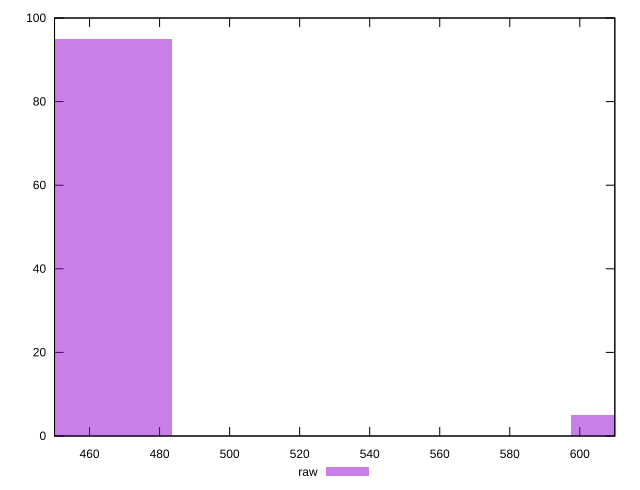

The script that saved this image:
reset

$raw <<EOF
455.1978577324117 95
625.8970543820661 5
EOF

set key outside below
set boxwidth 56.89973221655146
set xrange [450:610]
set yrange [0:100]
set trange [0:100]
set style fill transparent solid 0.5 noborder
set terminal svg size 640, 490 enhanced background rgb 'white'
set output "report_00026_2021-02-22T21:38:55.199Z/uses-webp-images/samples/pages+cached+noadtech/raw/histogram.svg"

plot $raw title "raw" with boxes

reset
